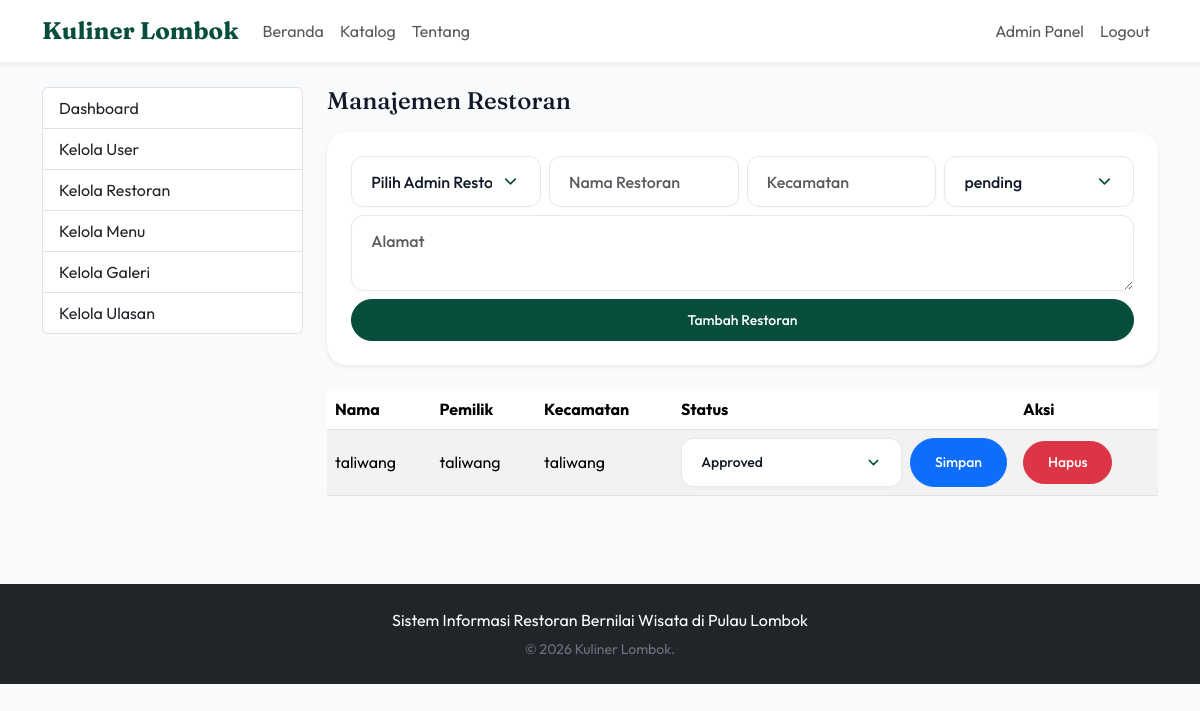
The app's page /admin/restaurants.php (signed in) with its own data.
### tables this page shows
CREATE TABLE `restaurants` (
  `id` int(11) NOT NULL,
  `user_id` int(11) NOT NULL,
  `name` varchar(150) NOT NULL,
  `category` varchar(100) DEFAULT NULL,
  `facilities` text DEFAULT NULL,
  `slug` varchar(150) DEFAULT NULL,
  `description` text DEFAULT NULL,
  `history` text DEFAULT NULL,
  `address` text NOT NULL,
  `district` varchar(100) DEFAULT NULL,
  `village` varchar(100) DEFAULT NULL,
  `latitude` decimal(10,8) DEFAULT NULL,
  `longitude` decimal(11,8) DEFAULT NULL,
  `maps_embed` text DEFAULT NULL,
  `phone` varchar(20) DEFAULT NULL,
  `email` varchar(100) DEFAULT NULL,
  `website` varchar(255) DEFAULT NULL,
  `open_time` time DEFAULT NULL,
  `close_time` time DEFAULT NULL,
  `main_image` varchar(255) DEFAULT NULL,
  `status` enum('pending','approved','rejected') DEFAULT 'pending',
  `created_at` timestamp NULL DEFAULT current_timestamp(),
  `updated_at` timestamp NULL DEFAULT current_timestamp() ON UPDATE current_timestamp()
);

CREATE TABLE `users` (
  `id` int(11) NOT NULL,
  `username` varchar(50) NOT NULL,
  `email` varchar(100) NOT NULL,
  `password` varchar(255) NOT NULL,
  `fullname` varchar(100) NOT NULL,
  `phone` varchar(20) DEFAULT NULL,
  `photo` varchar(255) DEFAULT 'default.png',
  `role` enum('admin','restaurant_admin','user') NOT NULL DEFAULT 'user',
  `status` enum('active','inactive') DEFAULT 'active',
  `created_at` timestamp NULL DEFAULT current_timestamp(),
  `updated_at` timestamp NULL DEFAULT current_timestamp() ON UPDATE current_timestamp()
);

### includes/helpers.php (called while the page is built, shortened)
<?php
function e(?string $value): string
{
    return htmlspecialchars((string)$value, ENT_QUOTES, 'UTF-8');
}

### admin/restaurants.php (the view, shortened to what this page needs)
<?php
require_once __DIR__ . '/../config/database.php';
require_once __DIR__ . '/../includes/helpers.php';
require_once __DIR__ . '/../includes/header.php';
require_once __DIR__ . '/../includes/navbar.php';
$restaurants = mysqli_query($conn, "SELECT r.*, u.fullname AS owner_name FROM restaurants r INNER JOIN users u ON u.id = r.user_id ORDER BY r.created_at DESC");
?>
<main class="container py-4">
    <div class="row g-4">
        <div class="col-lg-3"><?php require __DIR__ . '/../includes/sidebar.php'; ?></div>
        <div class="col-lg-9">
            <h1 class="h4 mb-3">Manajemen Restoran</h1>
            <form method="post" class="card card-body mb-4 border-0 shadow-sm">
                <div class="row g-2">
                    <div class="col-md-3">
                        <select name="user_id" class="form-select" required>
                            <option value="">Pilih Admin Restoran</option>
                        </select>
                    </div>
                    <div class="col-md-3"><input class="form-control" name="name" placeholder="Nama Restoran" required></div>
                    <div class="col-md-3"><input class="form-control" name="district" placeholder="Kecamatan"></div>
                    <div class="col-md-3"><select class="form-select" name="status"><option>pending</option><option>approved</option><option>rejected</option></select></div>
                    <div class="col-md-12"><textarea class="form-control" name="address" placeholder="Alamat" required></textarea></div>
                    <div class="col-md-12 d-grid"><button class="btn btn-success btn-sm">Tambah Restoran</button></div>
                </div>
            </form>
            <div class="table-responsive">
                <table class="table table-striped align-middle">
                    <thead><tr><th>Nama</th><th>Pemilik</th><th>Kecamatan</th><th>Status</th><th>Aksi</th></tr></thead>
                    <tbody>
                    <?php while ($r = mysqli_fetch_assoc($restaurants)): ?>
                        <tr>
                            <td><?= e($r['name']) ?></td>
                            <td><?= e($r['owner_name']) ?></td>
                            <td><?= e($r['district'] ?? '-') ?></td>
                            <td>
                                <form method="post" class="d-flex gap-2">
                                    <select name="status" class="form-select form-select-sm">
                                        <option value="approved" <?= $r['status'] === 'approved' ? 'selected' : '' ?>>Approved</option>
                                    </select>
                                    <button class="btn btn-sm btn-primary">Simpan</button>
                                </form>
                            </td>
                            <td>
                                <form method="post" onsubmit="return confirm('Hapus restoran ini?')">
                                    <button class="btn btn-sm btn-danger">Hapus</button>
                                </form>
                            </td>
                        </tr>
                    <?php endwhile; ?>
                    </tbody>
                </table>
            </div>
        </div>
    </div>
</main>
<?php require_once __DIR__ . '/../includes/footer.php'; ?>

### assets/css/style.css (style rules this page uses)
:root { --bg: #F9FAFB; --surface: #FFFFFF; --ink: #111827; --muted: #6B7280; --brand: #064E3B; --brand-soft: #ECFDF5; --accent: #D97706; --radius-md: 12px; --radius-lg: 20px; --shadow-soft: 0 10px 40px -10px rgba(0,0,0,0.06); --shadow-hover: 0 20px 40px -10px rgba(0,0,0,0.15); }
* { box-sizing: border-box; }
body { font-family: 'Outfit', sans-serif; color: var(--ink); background-color: var(--bg); min-height: 100vh; }
h1, h2, h3, h4, h5, h6 { font-family: 'Fraunces', serif; font-weight: 700; }
.card { border-radius: var(--radius-lg); border: none; box-shadow: var(--shadow-soft); overflow: hidden; transition: all 0.3s cubic-bezier(0.4, 0, 0.2, 1); }
.card-body { padding: 1.5rem; }
.btn { border-radius: 50rem; padding: 0.6rem 1.5rem; font-weight: 500; transition: all 0.2s; }
.btn-success { background-color: var(--brand); border-color: var(--brand); color: white; }
.form-control, .form-select { border-radius: var(--radius-md); padding: 0.8rem 1.2rem; border: 1.5px solid #E5E7EB; background-color: var(--surface); color: var(--ink); font-weight: 500; transition: all 0.3s ease; box-shadow: 0 2px 4px rgba(0,0,0,0.02); }
.form-select { appearance: none; -webkit-appearance: none; -moz-appearance: none; background-repeat: no-repeat; background-position: right 1.2rem center; background-size: 1.2em; padding-right: 3rem; cursor: pointer; }
.form-select option { font-weight: 500; padding: 10px; }

### records on screen
restaurants: name "taliwang", user.fullname "taliwang", district "taliwang", status "Approved"
